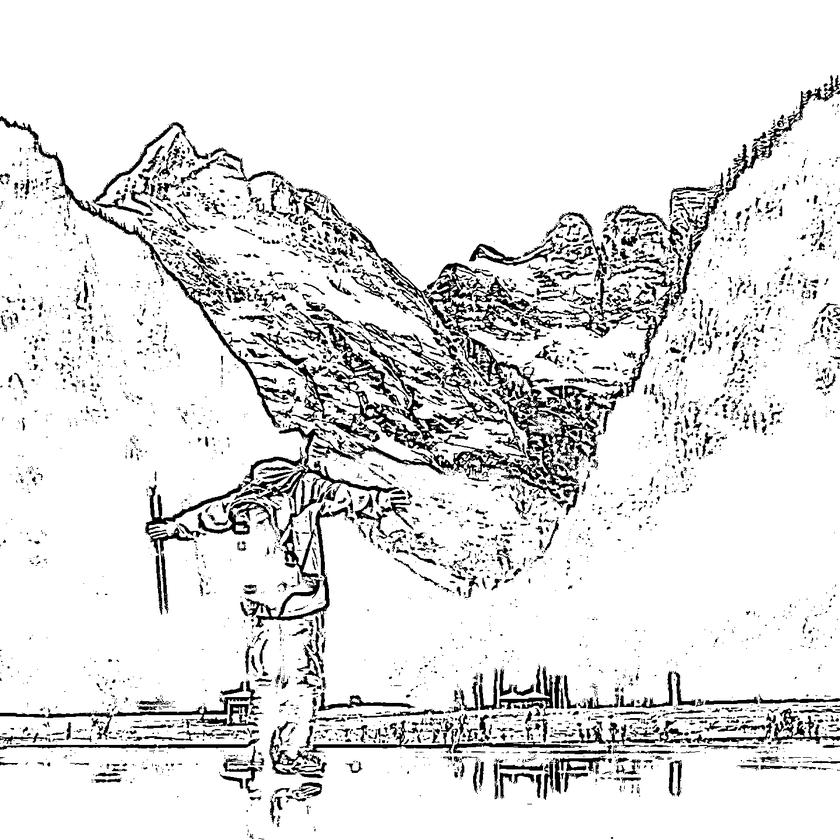
#> input picture image/image_binary.bmp, 840 x 840 px, shrunk from 1440 x 1440 before the run
$ python 5.py
#> lines starting #> are read from the running program, lines starting #| are printed output that depends on the picture; after the words box and inside, x2 and y2 are one past the last pixel; in counts of white or black regions, pixels touching at a corner belong together
import cv2

# # Chuyen tu anh mau sang anh cap xam
# fn = input("Enter the filename of the image to convert: ")
# img = cv2.imread(fn, cv2.IMREAD_GRAYSCALE)
#
# if img is not None:
#     cv2.imshow('Image', img)
#     cv2.waitKey(0)
#     cv2.destroyAllWindows()
# else:
#     print("Error: Could not read the image.")
#
#
# # Luu anh cap xam sang tep
# fn_new = "/Users/cigrcham/Desktop/CodingWork/others/image_processing/image/anhxam.bmp"
# cv2.imwrite(fn_new, img)

# Chuyen tu anh mau sang anh nhi phan
# + Neu la anh mau 24 bit thi phai chuyen sang anh cap xam => chuyen sang anh nhi phan
# + Neu la anh cap xam chi chuyen ngay sang anh nhi phan

fn = input("Enter the filename of the image to convert: ")
#> the answer given: ../image/image_binary.bmp
img = cv2.imread(fn, cv2.IMREAD_GRAYSCALE)
#> img is the input picture: shape (840, 840); min 0, max 255, mean 226.7

if img is not None:
    img_binary = cv2.adaptiveThreshold(img, 255, adaptiveMethod=cv2.ADAPTIVE_THRESH_MEAN_C,
                                       thresholdType=cv2.THRESH_BINARY, blockSize=15, C=8)
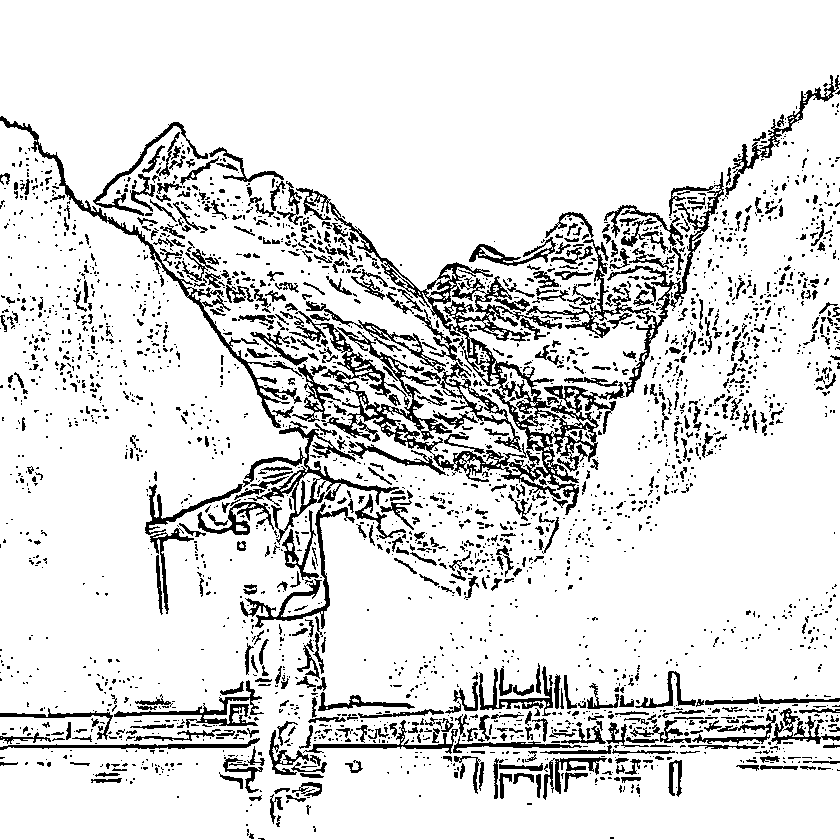
#> img_binary: shape (840, 840); 87% white; 2810 black regions (2184 under 20 px), largest, box (x1, y1, x2, y2) and area: (289, 188, 625, 515) 14653, (583, 172, 724, 397) 2958, (0, 116, 302, 428) 2896
    print(img_binary)
#> (printed output is left out)
    cv2.imshow("Binary Image", img_binary)
    cv2.waitKey(0)
    cv2.destroyAllWindows()

    fn_new = "/Users/cigrcham/Desktop/CodingWork/others/image_processing/image/image_binary.bmp"
    cv2.imwrite(fn_new, img_binary)
    print("Binary image saved as", fn_new)
else:
    print("Error: Could not read the image.")
